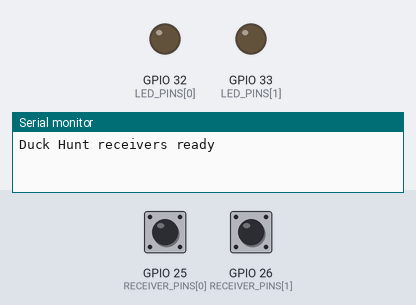
A sketch run on a simulated ESP32. On the bench: output pins drawn as LEDs (lit = HIGH), the last lines printed to the serial monitor. The test bench sets the inputs (shaded band); at power-on: GPIO 25 (RECEIVER_PINS[0]) HIGH, GPIO 26 (RECEIVER_PINS[1]) HIGH.

Above: at 1.2 s.
1.3 s: GPIO 25 (RECEIVER_PINS[0]) pulled LOW for 0.15 s
At 2.1 s:
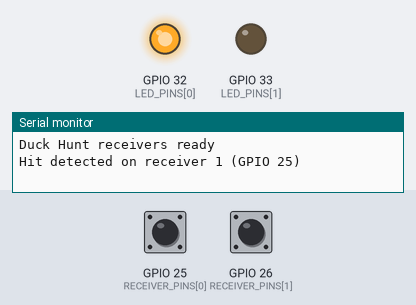
3.8 s: GPIO 26 (RECEIVER_PINS[1]) pulled LOW for 0.15 s
At 4.1 s:
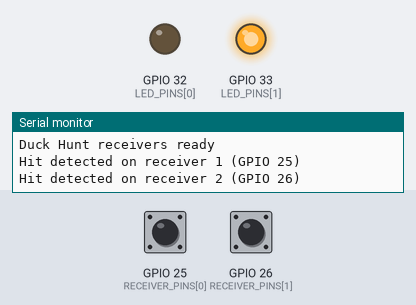
6.3 s: GPIO 25 (RECEIVER_PINS[0]) driven LOW and GPIO 26 (RECEIVER_PINS[1]) driven LOW
At 7.1 s:
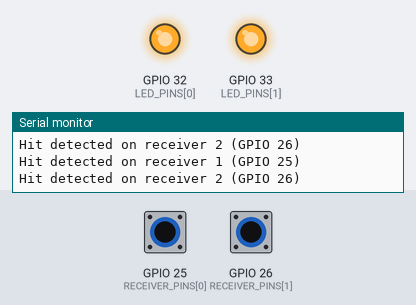
Timing chart, 0 to 9.3 s (numbered marks = the images above; inputs shaded):
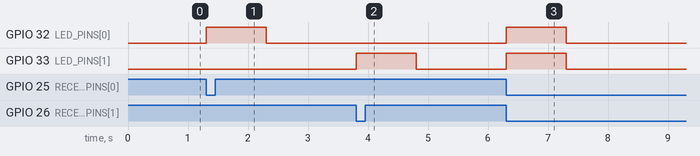

The sketch:

main.ino
```cpp
#include <Arduino.h>

namespace {

// Change these values to match your wiring. Each receiver controls the LED
// at the same array position (receiver 0 -> LED 0, receiver 1 -> LED 1).
constexpr uint8_t RECEIVER_PINS[] = {25, 26};
constexpr uint8_t LED_PINS[] = {32, 33};
constexpr size_t TARGET_COUNT = sizeof(RECEIVER_PINS) / sizeof(RECEIVER_PINS[0]);

// Most three-pin demodulating IR receiver modules pull their output LOW when
// they detect IR. Change this to HIGH if your module is active-high.
constexpr uint8_t RECEIVER_ACTIVE_LEVEL = LOW;
constexpr uint8_t LED_ON_LEVEL = HIGH;
constexpr uint8_t LED_OFF_LEVEL = LOW;

constexpr uint32_t LED_ON_TIME_MS = 1000;
constexpr uint32_t HIT_LOCKOUT_MS = 250;

static_assert(TARGET_COUNT == sizeof(LED_PINS) / sizeof(LED_PINS[0]),
              "Each IR receiver must have a matching LED");

struct TargetState {
  bool wasActive = false;
  bool ledIsOn = false;
  uint32_t ledOffTime = 0;
  uint32_t nextAllowedHitTime = 0;
};

TargetState targets[TARGET_COUNT];

// This comparison continues to work when millis() wraps around.
bool timeReached(uint32_t now, uint32_t deadline) {
  return static_cast<int32_t>(now - deadline) >= 0;
}

void registerHit(size_t target, uint32_t now) {
  digitalWrite(LED_PINS[target], LED_ON_LEVEL);
  targets[target].ledIsOn = true;
  targets[target].ledOffTime = now + LED_ON_TIME_MS;
  targets[target].nextAllowedHitTime = now + HIT_LOCKOUT_MS;

  Serial.printf("Hit detected on receiver %u (GPIO %u)\n",
                static_cast<unsigned>(target + 1),
                static_cast<unsigned>(RECEIVER_PINS[target]));
}

}  // namespace

void setup() {
  Serial.begin(115200);

  for (size_t target = 0; target < TARGET_COUNT; ++target) {
    pinMode(RECEIVER_PINS[target], INPUT_PULLUP);
    pinMode(LED_PINS[target], OUTPUT);
    digitalWrite(LED_PINS[target], LED_OFF_LEVEL);

    // Do not count a receiver already active during startup as a shot.
    targets[target].wasActive =
        digitalRead(RECEIVER_PINS[target]) == RECEIVER_ACTIVE_LEVEL;
  }

  Serial.println("Duck Hunt receivers ready");
}

void loop() {
  const uint32_t now = millis();

  for (size_t target = 0; target < TARGET_COUNT; ++target) {
    const bool isActive =
        digitalRead(RECEIVER_PINS[target]) == RECEIVER_ACTIVE_LEVEL;

    // Trigger only on the start of a pulse. The lockout prevents the many
    // pulses in one modulated IR transmission from being counted repeatedly.
    if (isActive && !targets[target].wasActive &&
        timeReached(now, targets[target].nextAllowedHitTime)) {
      registerHit(target, now);
    }
    targets[target].wasActive = isActive;

    if (targets[target].ledIsOn &&
        timeReached(now, targets[target].ledOffTime)) {
      digitalWrite(LED_PINS[target], LED_OFF_LEVEL);
      targets[target].ledIsOn = false;
    }
  }
}
```

Measured:
- after the input at 1.3 s, GPIO 32 (LED_PINS[0]): LOW → HIGH at once, → LOW 1.0 s later
- after the input at 3.8 s, GPIO 33 (LED_PINS[1]): LOW → HIGH at once, → LOW 1.0 s later
- after the input at 6.3 s, GPIO 32 (LED_PINS[0]), GPIO 33 (LED_PINS[1]): LOW → HIGH at once, → LOW 1.0 s later
